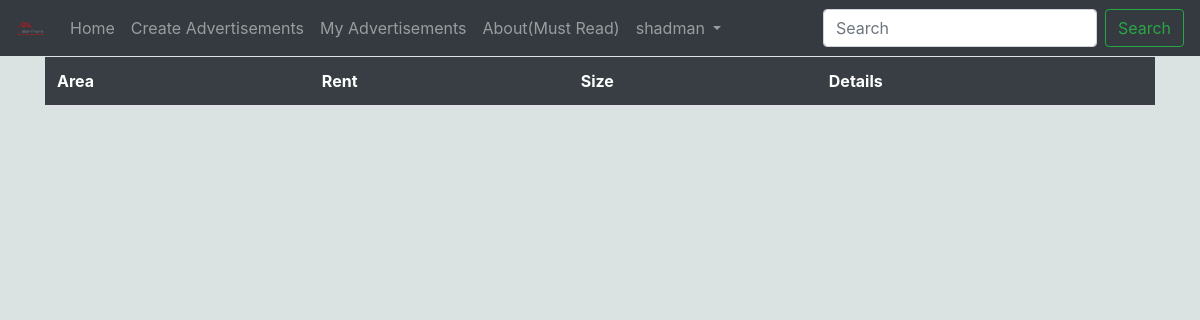
Page /house/myAdvertisements (signed in) on the earlier database version.
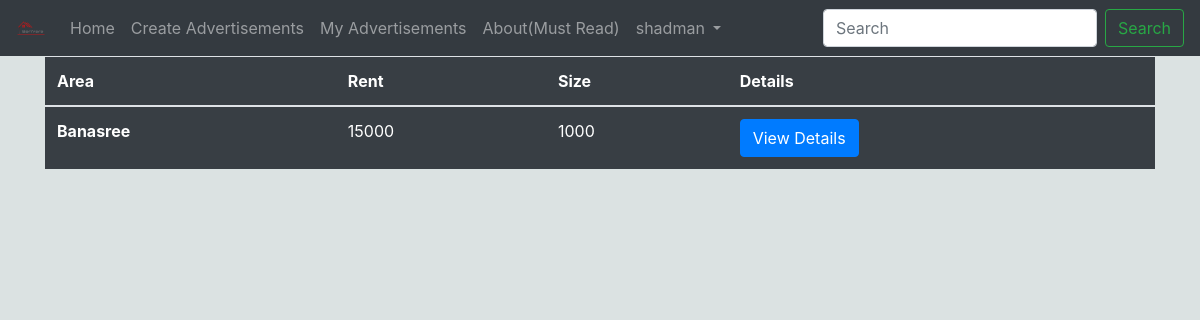
Same page on the later database version.
### house/models.py (models this page shows, shortened)
class advertisement(models.Model):
    area = models.ForeignKey(area,null=True,on_delete= models.SET_NULL)
    address=models.CharField(max_length=100)
    bedroom=models.PositiveIntegerField()
    bathroom=models.PositiveIntegerField()
    rent=models.PositiveIntegerField()
    size=models.PositiveIntegerField()
    owner= models.ForeignKey(User,on_delete=models.CASCADE)
    cover_photo= models.ImageField(blank=False, null=False)
    phone_number=models.CharField(max_length=11)

class area (models.Model):
    area = models.CharField(max_length=50, unique=True)
    def __str__(self) -> str:
        return self.area

### house/views.py (the view)
# urls.py: path('myAdvertisements',views.myAdvertisements,name='myAdvertisements'),
@login_required(login_url='loginPage')
def myAdvertisements(request):
    advertisements = advertisement.objects.all().order_by('-id')
    context = {'advertisements':advertisements}
    return render (request, 'my_advertisements.html',context)

### house/templates/my_advertisements.html
{% extends 'base_homepage.html' %}
{% load static %}
{% block content %}
<div class="container">
    <table class="table" id="table">
        <thead>
            <tr>
                <th scope="col">Area</th>
                <th scope="col">Rent</th>
                <th scope="col">Size</th>
                <th scope="col">Details</th>
            </tr>
        </thead>
        <tbody>
            {% for advertisement in advertisements %}
            {% if advertisement.owner == user %}
            <tr>
                <th scope="row">{{advertisement.area}}</th>
                <td>{{advertisement.rent}}</td>
                <td>{{advertisement.size}}</td>
                <td><a href="{% url 'advertisementDetails' advertisement.pk %}" class="btn btn-primary">View Details</a>
                </td>
            </tr>
            {% endif %}
            {% endfor%}
        </tbody>
    </table>
</div>
{% endblock %}

Differences in the rows shown:
added advertisement: area "Banasree", rent "15000", size "1000"
